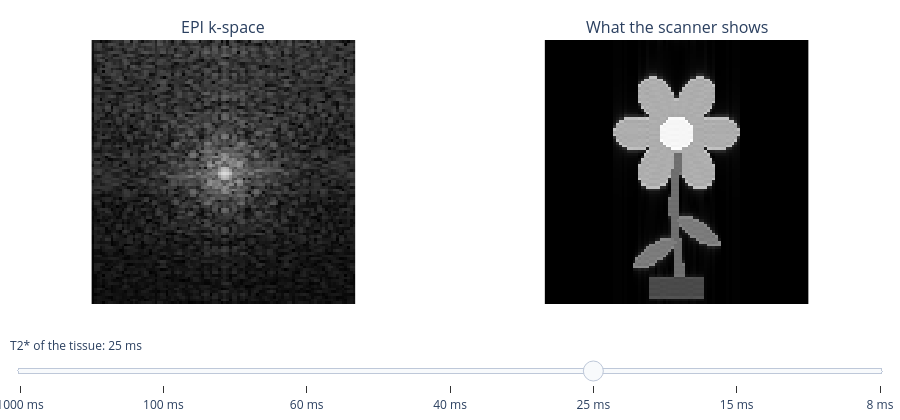

The notebook cell this image was saved under:
### Code cell
#| label: figEpiBlur
img = P.flower()
k = P.fft2c(img)
esp = 0.5                                   # ms per line (echo spacing)
t = np.arange(P.N) * esp                    # time at which each line is painted
t = t - t[P.N // 2]                         # the centre line is the echo time
T2s = [1000, 100, 60, 40, 25, 15, 8]
frames = []
kmax = np.log1p(np.abs(k)).max()
for T2 in T2s:
    kk = k * np.exp(-(t - t[0]) / T2)[:, None]   # the paint fades from the first line on
    frames.append([P.kspace_u8(kk, kmax), P.to_u8(P.ifft2c(kk))])
fig = P.slider_panels(frames, [f"{v} ms" for v in T2s], ["EPI k-space", "What the scanner shows"],
                      default=4, prefix="T2* of the tissue: ")
fig

### Figure 1 — Plotly figure (JSON) as saved in the notebook; plotly's stock layout.template omitted (floating-point values rounded to 4 significant figures; data arrays with more than 128 entries replaced by an {"elided": "..."} marker saying what was removed)
{"data": [{"colorscale": [[0, "black"], [1, "white"]], "hovertemplate": "row %{y}, col %{x}<extra></extra>", "showscale": false, "type": "heatmap", "visible": false, "xaxis": "x", "yaxis": "y", "z": {"elided": "96x96 int values"}, "zmax": 255, "zmin": 0}, {"colorscale": [[0, "black"], [1, "white"]], "hovertemplate": "row %{y}, col %{x}<extra></extra>", "showscale": false, "type": "heatmap", "visible": false, "xaxis": "x2", "yaxis": "y2", "z": {"elided": "96x96 int values"}, "zmax": 255, "zmin": 0}, {"colorscale": [[0, "black"], [1, "white"]], "hovertemplate": "row %{y}, col %{x}<extra></extra>", "showscale": false, "type": "heatmap", "visible": false, "xaxis": "x", "yaxis": "y", "z": {"elided": "96x96 int values"}, "zmax": 255, "zmin": 0}, {"colorscale": [[0, "black"], [1, "white"]], "hovertemplate": "row %{y}, col %{x}<extra></extra>", "showscale": false, "type": "heatmap", "visible": false, "xaxis": "x2", "yaxis": "y2", "z": {"elided": "96x96 int values"}, "zmax": 255, "zmin": 0}, {"colorscale": [[0, "black"], [1, "white"]], "hovertemplate": "row %{y}, col %{x}<extra></extra>", "showscale": false, "type": "heatmap", "visible": false, "xaxis": "x", "yaxis": "y", "z": {"elided": "96x96 int values"}, "zmax": 255, "zmin": 0}, {"colorscale": [[0, "black"], [1, "white"]], "hovertemplate": "row %{y}, col %{x}<extra></extra>", "showscale": false, "type": "heatmap", "visible": false, "xaxis": "x2", "yaxis": "y2", "z": {"elided": "96x96 int values"}, "zmax": 255, "zmin": 0}, {"colorscale": [[0, "black"], [1, "white"]], "hovertemplate": "row %{y}, col %{x}<extra></extra>", "showscale": false, "type": "heatmap", "visible": false, "xaxis": "x", "yaxis": "y", "z": {"elided": "96x96 int values"}, "zmax": 255, "zmin": 0}, {"colorscale": [[0, "black"], [1, "white"]], "hovertemplate": "row %{y}, col %{x}<extra></extra>", "showscale": false, "type": "heatmap", "visible": false, "xaxis": "x2", "yaxis": "y2", "z": {"elided": "96x96 int values"}, "zmax": 255, "zmin": 0}, {"colorscale": [[0, "black"], [1, "white"]], "hovertemplate": "row %{y}, col %{x}<extra></extra>", "showscale": false, "type": "heatmap", "visible": true, "xaxis": "x", "yaxis": "y", "z": {"elided": "96x96 int values"}, "zmax": 255, "zmin": 0}, {"colorscale": [[0, "black"], [1, "white"]], "hovertemplate": "row %{y}, col %{x}<extra></extra>", "showscale": false, "type": "heatmap", "visible": true, "xaxis": "x2", "yaxis": "y2", "z": {"elided": "96x96 int values"}, "zmax": 255, "zmin": 0}, {"colorscale": [[0, "black"], [1, "white"]], "hovertemplate": "row %{y}, col %{x}<extra></extra>", "showscale": false, "type": "heatmap", "visible": false, "xaxis": "x", "yaxis": "y", "z": {"elided": "96x96 int values"}, "zmax": 255, "zmin": 0}, {"colorscale": [[0, "black"], [1, "white"]], "hovertemplate": "row %{y}, col %{x}<extra></extra>", "showscale": false, "type": "heatmap", "visible": false, "xaxis": "x2", "yaxis": "y2", "z": {"elided": "96x96 int values"}, "zmax": 255, "zmin": 0}, {"colorscale": [[0, "black"], [1, "white"]], "hovertemplate": "row %{y}, col %{x}<extra></extra>", "showscale": false, "type": "heatmap", "visible": false, "xaxis": "x", "yaxis": "y", "z": {"elided": "96x96 int values"}, "zmax": 255, "zmin": 0}, {"colorscale": [[0, "black"], [1, "white"]], "hovertemplate": "row %{y}, col %{x}<extra></extra>", "showscale": false, "type": "heatmap", "visible": false, "xaxis": "x2", "yaxis": "y2", "z": {"elided": "96x96 int values"}, "zmax": 255, "zmin": 0}], "layout": {"annotations": [{"font": {"size": 16}, "showarrow": false, "text": "EPI k-space", "x": 0.2425, "xanchor": "center", "xref": "paper", "y": 1, "yanchor": "bottom", "yref": "paper"}, {"font": {"size": 16}, "showarrow": false, "text": "What the scanner shows", "x": 0.7575, "xanchor": "center", "xref": "paper", "y": 1, "yanchor": "bottom", "yref": "paper"}], "height": 420, "margin": {"b": 10, "l": 10, "r": 10, "t": 40}, "sliders": [{"active": 4, "currentvalue": {"prefix": "T2* of the tissue: "}, "pad": {"t": 30}, "steps": [{"args": [{"visible": [true, true, false, false, false, false, false, false, false, false, false, false, false, false]}], "label": "1000 ms", "method": "update"}, {"args": [{"visible": [false, false, true, true, false, false, false, false, false, false, false, false, false, false]}], "label": "100 ms", "method": "update"}, {"args": [{"visible": [false, false, false, false, true, true, false, false, false, false, false, false, false, false]}], "label": "60 ms", "method": "update"}, {"args": [{"visible": [false, false, false, false, false, false, true, true, false, false, false, false, false, false]}], "label": "40 ms", "method": "update"}, {"args": [{"visible": [false, false, false, false, false, false, false, false, true, true, false, false, false, false]}], "label": "25 ms", "method": "update"}, {"args": [{"visible": [false, false, false, false, false, false, false, false, false, false, true, true, false, false]}], "label": "15 ms", "method": "update"}, {"args": [{"visible": [false, false, false, false, false, false, false, false, false, false, false, false, true, true]}], "label": "8 ms", "method": "update"}]}], "xaxis": {"anchor": "y", "constrain": "domain", "domain": [0, 0.485], "scaleanchor": "y", "visible": false}, "xaxis2": {"anchor": "y2", "constrain": "domain", "domain": [0.515, 1], "scaleanchor": "y2", "visible": false}, "yaxis": {"anchor": "x", "autorange": "reversed", "constrain": "domain", "domain": [0, 1], "visible": false}, "yaxis2": {"anchor": "x2", "autorange": "reversed", "constrain": "domain", "domain": [0, 1], "visible": false}}}
